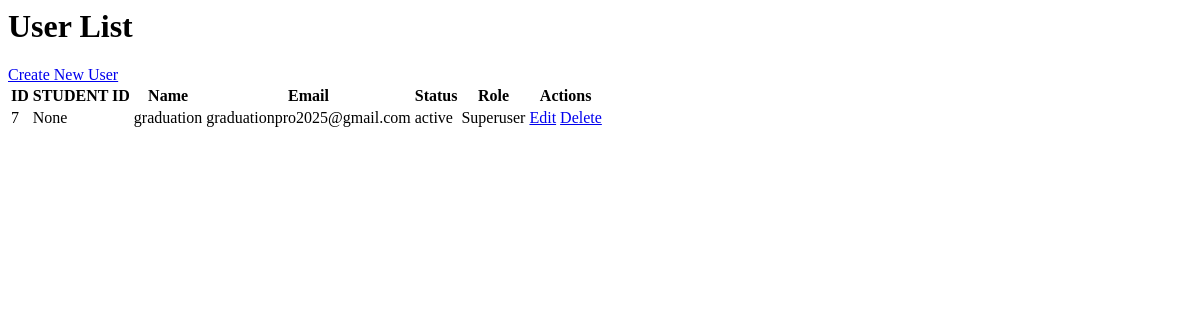
Page /users/list/ on the earlier database version.
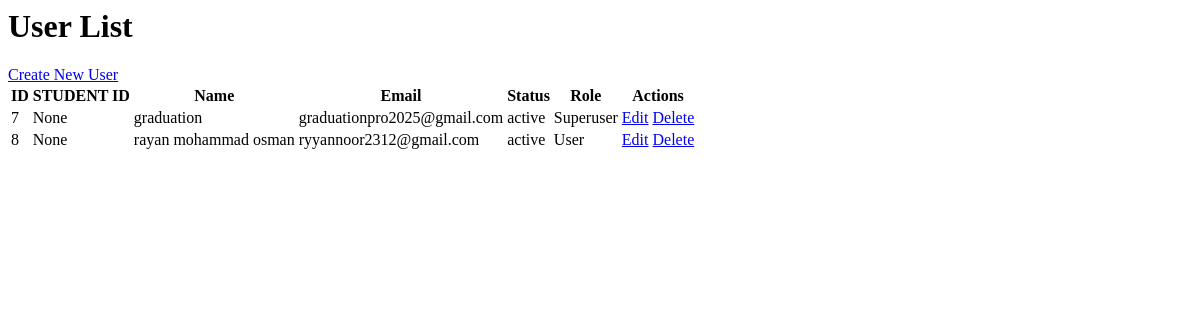
Same page on the later database version.
### users/models.py (models this page shows, shortened)
class User(AbstractBaseUser):
    STATUS_CHOICES = [
        ('active', 'Active'),
        ('inactive', 'Inactive'),
    ]
    id = models.AutoField(primary_key=True)
    student_id = models.CharField(max_length=20, unique=True, null=True, blank=True)
    name = models.CharField(max_length=255)
    email = models.EmailField(unique=True)
    status = models.CharField(max_length=10, choices=STATUS_CHOICES, default='active')
    password = models.CharField(max_length=255)
    is_admin = models.BooleanField(default=False)
    is_staff = models.BooleanField(default=False)
    is_superuser = models.BooleanField(default=False)
    objects = UserManager()
    USERNAME_FIELD = 'email'
    REQUIRED_FIELDS = ['name']
    def get_role(self):
        if hasattr(self, 'clubleader'):
            return "Club Leader"
        elif hasattr(self, 'executive'):
            return "Executive"
        elif hasattr(self, 'rector'):
            return "Rector"
        elif hasattr(self, 'activitycenteradmin'):
            return "Activity Center Admin"
        elif hasattr(self, 'clubmember'):
            return "Club Member"
        elif self.is_superuser:
            return "Superuser"
        elif self.is_staff:
            return "Staff"
        else:
            return "User"

### users/views.py (the view)
# urls.py: path('list/', views.list_users, name='list_users'),
def list_users(request):
    users = User.objects.all()
    return render(request, 'users/list_users.html', {'users': users})

### users/templates/users/list_users.html
<h1>User List</h1>
<a href="{% url 'create_user' %}">Create New User</a>
<table>
    <thead>
        <tr>
            <th>ID</th>
            <th>STUDENT ID</th>
            <th>Name</th>
            <th>Email</th>
            <th>Status</th>
            <th>Role</th>
            <th>Actions</th>
        </tr>
    </thead>
    <tbody>
        {% for user in users %}
        <tr>
            <td>{{ user.id }}</td>
            <td>{{user.student_id}}</td>
            <td>{{ user.name }}</td>
            <td>{{ user.email }}</td>
            <td>{{ user.status }}</td>
            <td>{{ user.get_role }}</td>
            <td>
                <a href="{% url 'update_user' user.id %}">Edit</a>
                <a href="{% url 'delete_user' user.id %}">Delete</a>
            </td>
        </tr>
        {% endfor %}
    </tbody>
</table>

Differences in the rows shown:
added User: id "8", student_id "None", name "rayan mohammad osman", email "ryyannoor2312@gmail.com", status "active", get_role "User"
